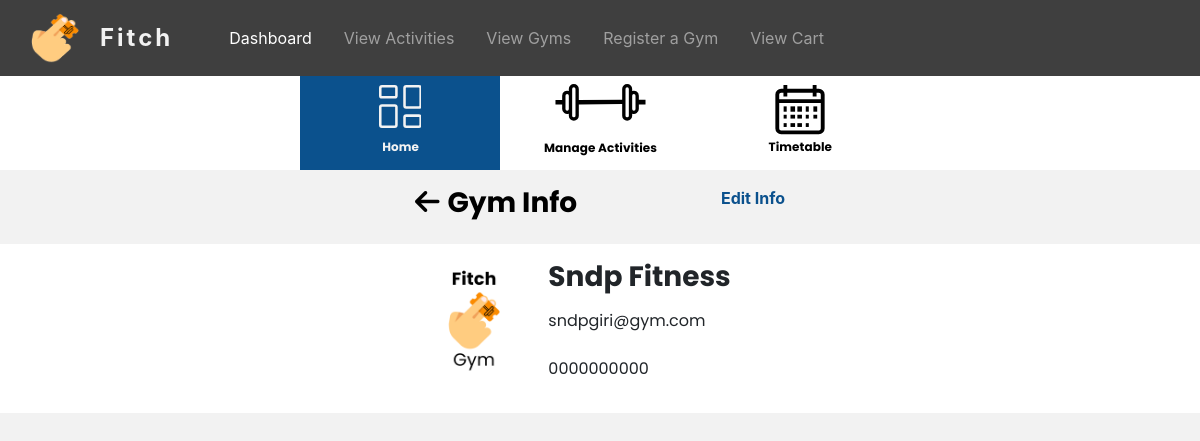
/Gym/gymProfile (signed in), run on the app's committed database.
### tables this page shows
CREATE TABLE `gym_information` (
  `id` int(11) NOT NULL,
  `gym_id` int(20) NOT NULL,
  `gym_name` varchar(255) NOT NULL,
  `gym_address` varchar(255) NOT NULL,
  `photo` varchar(255) NOT NULL,
  `latitude` varchar(255) NOT NULL,
  `longitude` varchar(255) NOT NULL,
  `gym_email` varchar(255) NOT NULL,
  `phone_number` varchar(255) NOT NULL,
  `abn` int(20) NOT NULL
);

### app/libraries/Core.php (called while the page is built, shortened)
<?php
class Core
{
  protected $currentMethod = 'index';
  public function __construct()
  {
    $url = $this->getUrl();
    if (file_exists('../app/controllers/' . ucwords($url[0]) . '.php')) {
      unset($url[0]);
    }
    $this->currentController = new $this->currentController;
    if (isset($url[1])) {
      if (method_exists($this->currentController, $url[1])) {
        $this->currentMethod = $url[1];
        unset($url[1]);
      }
    }
    $this->params = $url ? array_values($url) : [];
    call_user_func_array([$this->currentController, $this->currentMethod], $this->params);
  }
  public function getUrl()
  {
    if (isset($_GET['url'])) {
      $url = rtrim($_GET['url'], '/');
      $url = filter_var($url, FILTER_SANITIZE_URL);
      $url = explode('/', $url);
      return $url;
    }
  }
}

### public/index.php (called while the page is built, shortened)
<?php
  $init = new Core;

### app/libraries/Database.php (called while the page is built, shortened)
<?php
class Database
{
  private $host = DB_HOST;
  private $user = DB_USER;
  private $pass = DB_PASS;
  private $dbname = DB_NAME;
  private $dbh;
  private $stmt;
  public function __construct()
  {
    $dsn = 'mysql:host=' . $this->host . ';dbname=' . $this->dbname;
    $options = array(
      PDO::ATTR_PERSISTENT => true,
      PDO::ATTR_ERRMODE => PDO::ERRMODE_EXCEPTION
    );
    try {
      $this->dbh = new PDO($dsn, $this->user, $this->pass, $options);
    } catch (PDOException $e) {
      $this->error = $e->getMessage();
      echo $this->error;
    }
  }
  public function query($sql)
  {
    $this->stmt = $this->dbh->prepare($sql);
  }
  public function bind($param, $value, $type = null)
  {
    if (is_null($type)) {
      switch (true) {
        default:
          $type = PDO::PARAM_STR;
      }
    }
    $this->stmt->bindValue($param, $value, $type);
  }
  public function execute()
  {
    return $this->stmt->execute();
  }
  public function single()
  {
    $this->execute();
    return $this->stmt->fetch(PDO::FETCH_OBJ);
  }
}

### app/models/Account.php (called while the page is built, shortened)
<?php
class Account
{
    private $db;
    public function __construct()
    {
        $this->db = new Database;
    }
    public function fetchGymInformation($gym_id)
    {
        $this->db->query('SELECT * FROM gym_information WHERE gym_id = :gym_id');
        $this->db->bind(':gym_id', $gym_id);
        $row = $this->db->single();
        if ($this->db->rowCount() > 0) {
            return $row;
        }
    }
}

### app/views/Gym/gymprofile.php (the view, shortened to what this page needs)
<?php require APPROOT . '/views/Gym/dashboardmenu.php'; ?>
<div class="container-fluid">
    <div class=" row justify-content-center">
        <div class="col-sm-12 col-xl-4">
            <div class="row mt-3">
                <div class="col-8" style="flex-direction: row;">
                    <h3><b><span><a href="<?php echo URLROOT; ?>/Gym"><i style="color:black;" class="fas fa-arrow-left"></i></a></span><span class="pl-2" style="color:black;">Gym Info</span></b></h3>
                </div>
                <div class="col-4 text-right">
                    <a style="color: #0B518D" href="#"><b>Edit Info</b></a>
                </div>
            </div>
        </div>
    </div>
    <div class="row justify-content-center mt-3 pt-3 pb-3" style="background-color:white;">
        <div class="col-sm-12 col-xl-4">
            <div class="row justify-content-center">
                <div class="col-4 pr-0">
                    <?php
                    if ($data['photo'] !== "") {
                        echo '<img class="img-fluid rounded" style=" display:block; height:auto; max-width:100%;" src="' . URLROOT . '/uploads/' . $data['photo'] . '">';
                    } else {
                        echo '<img class="img-fluid rounded" style=" display:block; height:auto; max-width:100%;" src="' . URLROOT . '/images/gym-default.png">';
                    }
                    ?>
                </div>
                <div class="col-8">
                    <div class="row justify-content-center">
                        <div class="col-12">
                            <h3><b><?php echo $data['gym_name'] ?></b></h3>
                        </div>
                    </div>
                    <div class="row mt-2">
                        <div class="col-12">
                            <p><?php echo $data['gym_email']; ?></p>
                        </div>
                    </div>
                    <div class="row mt-2">
                        <div class="col-12">
                            <p><?php echo $data['phone_number']; ?></p>
                        </div>
                    </div>
                </div>
            </div>
        </div>
    </div>
</div>

### public/css/style.css (style rules this page uses)
body { padding-top: 65px; }
h3 { font-family: "Poppins", sans-serif; }
p { font-family: "Poppins", sans-serif; }
* { margin: 0; padding: 0; }
body { background-color: #f2f2f2; }

### data on the page
gym_information: gym_name "Sndp Fitness", gym_email "sndpgiri@gym.com", phone_number "0000000000"
